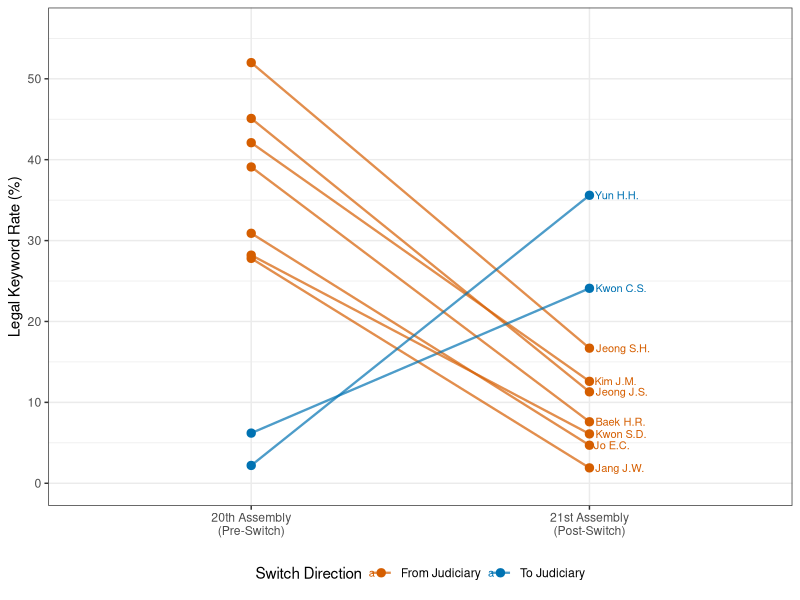
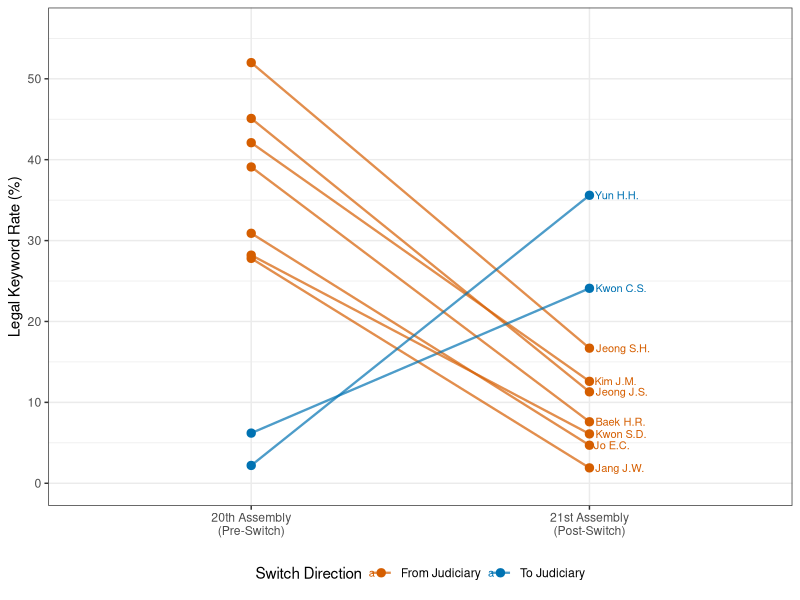

The R script that drew these images, in order:
# Auto-generated figure for article
Sys.setenv(KBL_DATA = "/Users/kyusik/kna/data/processed")
# Figure 3: Committee-switcher convergence slopegraph
library(ggplot2); library(dplyr); library(tidyr)

switch_data <- data.frame(
  legislator = c("Jeong S.H.", "Jeong J.S.", "Kim J.M.",
                 "Baek H.R.", "Jo E.C.", "Kwon S.D.",
                 "Jang J.W.", "Yun H.H.", "Kwon C.S."),
  old_comm = c("Judiciary","Judiciary","Judiciary",
               "Judiciary","Judiciary","Judiciary",
               "Judiciary","Industry","Industry"),
  new_comm = c("Defense","Agriculture","Pol. Affairs",
               "Pol. Affairs","Land/Transport","Agriculture",
               "Science/ICT","Judiciary","Judiciary"),
  old_rate = c(52.0, 45.1, 42.1, 39.1, 30.9, 28.2, 27.8, 2.2, 6.2),
  new_rate = c(16.7, 11.3, 12.6, 7.6, 4.7, 6.1, 1.9, 35.6, 24.1),
  new_baseline = c(5.6, 6.5, 9.5, 9.5, 5.7, 6.5, 6.8, 32.3, 32.3)
)
switch_long <- switch_data |>
  select(legislator, old_rate, new_rate) |>
  pivot_longer(cols = c(old_rate, new_rate),
               names_to = "period", values_to = "legal_pct") |>
  mutate(period = ifelse(period == "old_rate",
    "20th Assembly\n(Pre-Switch)", "21st Assembly\n(Post-Switch)"),
    period = factor(period, levels = c(
      "20th Assembly\n(Pre-Switch)", "21st Assembly\n(Post-Switch)")),
    direction = ifelse(legislator %in% c("Yun H.H.","Kwon C.S."),
                       "To Judiciary", "From Judiciary"))

oi_cols <- c("From Judiciary" = "#D55E00", "To Judiciary" = "#0072B2")

ggplot(switch_long,
       aes(x = period, y = legal_pct, group = legislator,
           color = direction)) +
  geom_line(linewidth = 0.8, alpha = 0.7) +
  geom_point(size = 2.5) +
  geom_text(data = switch_long |> filter(
    period == "21st Assembly\n(Post-Switch)"),
    aes(label = legislator), hjust = -0.12, size = 2.8) +
  scale_color_manual(values = oi_cols, name = "Switch Direction") +
  theme_bw(base_size = 11) +
  theme(legend.position = "bottom") +
  labs(x = NULL,
       y = "Legal Keyword Rate (%)",
       title = NULL) +
  scale_y_continuous(limits = c(0, 56), breaks = seq(0, 55, 10))
ggsave("/Users/kyusik/Desktop/kyusik-github/kna-research-agents/articles/figures/fig_3.pdf", width = 7, height = 4.5)
